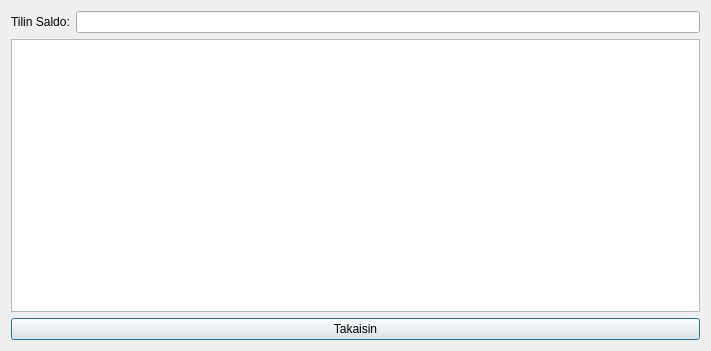
<?xml version="1.0" encoding="UTF-8"?>
<ui version="4.0">
 <class>saldoWindow</class>
 <widget class="QDialog" name="saldoWindow">
  <property name="geometry">
   <rect>
    <x>0</x>
    <y>0</y>
    <width>711</width>
    <height>351</height>
   </rect>
  </property>
  <property name="windowTitle">
   <string>Saldo</string>
  </property>
  <layout class="QGridLayout" name="gridLayout">
   <item row="1" column="1">
    <widget class="QLineEdit" name="saldoEdit">
     <property name="readOnly">
      <bool>true</bool>
     </property>
    </widget>
   </item>
   <item row="2" column="0" rowspan="2" colspan="2">
    <widget class="QTableView" name="tapahtumaTable">
     <attribute name="horizontalHeaderMinimumSectionSize">
      <number>72</number>
     </attribute>
     <attribute name="horizontalHeaderDefaultSectionSize">
      <number>218</number>
     </attribute>
     <attribute name="horizontalHeaderHighlightSections">
      <bool>false</bool>
     </attribute>
     <attribute name="verticalHeaderDefaultSectionSize">
      <number>40</number>
     </attribute>
    </widget>
   </item>
   <item row="4" column="0" colspan="2">
    <widget class="QPushButton" name="takaisinButton">
     <property name="text">
      <string>Takaisin</string>
     </property>
    </widget>
   </item>
   <item row="1" column="0">
    <widget class="QLabel" name="label">
     <property name="text">
      <string>Tilin Saldo:</string>
     </property>
    </widget>
   </item>
  </layout>
 </widget>
 <resources/>
 <connections/>
</ui>
